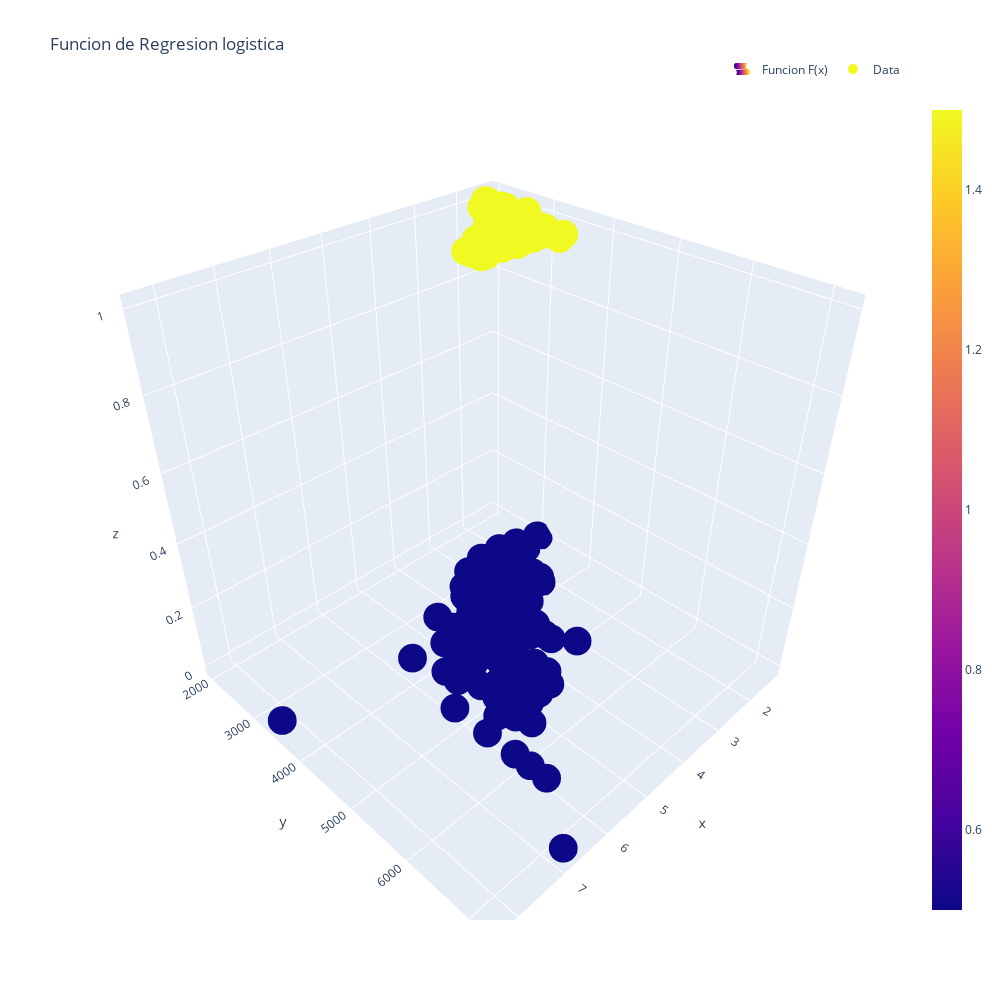

Notebook code cell kept with this figure:
### Code cell
layout = go.Layout(
        title='Funcion de Regresion logistica',
        autosize=False,
        width=1000,
        height=1000,
        showlegend = True,
        legend=dict(
            orientation="h",
            yanchor="bottom",
            y=1.02,
            xanchor="right",
            x=1
        ),
     xaxis_title="EngineSize",
     yaxis_title="Weight"
)

fig = go.Figure()
fig.add_trace(
    go.Surface(z=z_cat, x=x, y=y, name='Funcion F(x)')
)
fig.add_trace(
    go.Scatter3d(
        x=x,
        y=y,
        z=y_train,
        mode ='markers',
        marker=dict(
        size=10,
        color=y_train
    ),
    name='Data')
)
fig.update_layout(
    layout
)
fig['data'][0]['showlegend']=True
fig['data'][1]['showlegend']=True
fig.show()

### Figure 1 — Plotly figure (JSON) as saved in the notebook; plotly's stock layout.template omitted (floating-point values rounded to 4 significant figures; data arrays with more than 128 entries replaced by an {"elided": "..."} marker saying what was removed)
{"data": [{"name": "Funcion F(x)", "showlegend": true, "type": "surface", "x": {"elided": "342 float values"}, "y": {"elided": "342 int values"}, "z": {"elided": "342 int values"}}, {"marker": {"color": {"elided": "342 int values"}, "size": 10}, "mode": "markers", "name": "Data", "showlegend": true, "type": "scatter3d", "x": {"elided": "342 float values"}, "y": {"elided": "342 int values"}, "z": {"elided": "342 int values"}}], "layout": {"autosize": false, "height": 1000, "legend": {"orientation": "h", "x": 1, "xanchor": "right", "y": 1.02, "yanchor": "bottom"}, "showlegend": true, "title": {"text": "Funcion de Regresion logistica"}, "width": 1000, "xaxis": {"title": {"text": "EngineSize"}}, "yaxis": {"title": {"text": "Weight"}}}}
